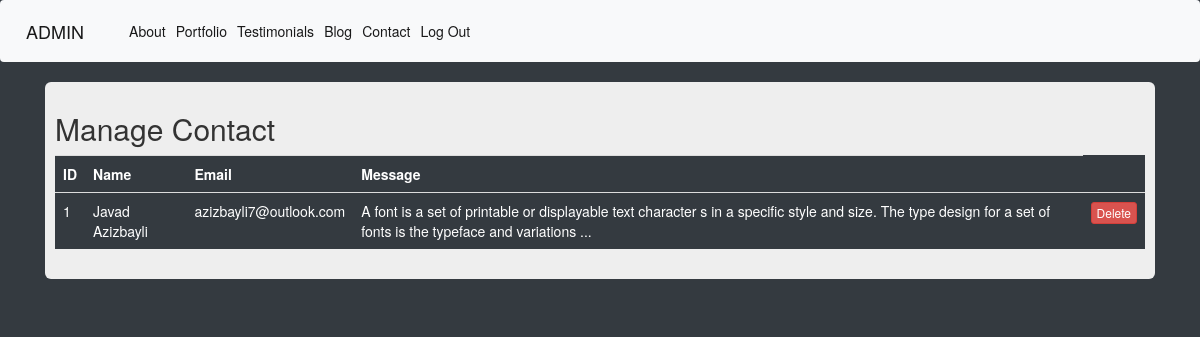
Screenshot of /admin/contact-list (signed in) with the database file from the repository.
### Project/models.py (models this page shows, shortened)
class Contact(db.Model):
    id = db.Column(db.Integer, primary_key=True)
    name=db.Column(db.String(20), nullable=False)
    email=db.Column(db.String(20), nullable=False)
    message=db.Column(db.String(200), nullable=False)

### Project/routes.py (the view)
@app.route('/admin/contact-list')
@login_required
def admin_contact_list():
    form = Contact.query.all()
    return render_template('admin/contact-list.html', form=form)

### Project/models.py (called while the page is built)
@login_manager.user_loader
def load_user(user_id):
    return Admin.query.get(user_id)

### Project/templates/admin/contact-list.html
{% extends 'admin/base.html' %}
{% block content %}
<div class="container">
    <div class="row">
        <div class="col md-12">
            <div class="jumbotron p-3">
                <h2>Manage Contact<a href="{{url_for('contact')}}"> </h2></a>
                <table class="table table-hover table-dark">
                    <tr>
                        <th>ID</th>
                        <th>Name</th>
                        <th>Email</th>
                        <th>Message</th>
                    </tr>
                {% for form in form %}
                    <tr>
                        <td>{{form.id}}</td>
                        <td>{{form.name}}</td>
                        <td>{{form.email}}</td>
                        <td>{{form.message}}</td>
                        <td>
                            <a href="{{url_for('delete_contact', id=form.id)}}" class="btn btn-danger btn-xs"
                            onclick="return confirm('Are You Sure To Delete ?')">Delete</a>
                        </td>
                    </tr>
                {% endfor %}
                </table>
            </div>
        </div>
    </div>
</div>
{% endblock %}

### rows the page displays
Contact: id "1", name "Javad Azizbayli", email "azizbayli7@outlook.com", message "A font is a set of printable or displayable text character s in a specific style and size. The type design for a set of fonts is the typeface and variations ..."
